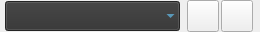
        <widget class="QFrame" name="SLiBSubTypeComboBox_frame">
         <property name="minimumSize">
          <size>
           <width>260</width>
           <height>32</height>
          </size>
         </property>
         <property name="maximumSize">
          <size>
           <width>260</width>
           <height>32</height>
          </size>
         </property>
         <property name="baseSize">
          <size>
           <width>260</width>
           <height>32</height>
          </size>
         </property>
         <property name="styleSheet">
          <string notr="true"/>
         </property>
         <property name="frameShape">
          <enum>QFrame::NoFrame</enum>
         </property>
         <property name="frameShadow">
          <enum>QFrame::Plain</enum>
         </property>
         <property name="lineWidth">
          <number>0</number>
         </property>
         <layout class="QHBoxLayout" name="horizontalLayout_13">
          <property name="spacing">
           <number>0</number>
          </property>
          <property name="margin">
           <number>0</number>
          </property>
          <item>
           <widget class="QComboBox" name="SLiBSubTypeComboBox">
            <property name="enabled">
             <bool>true</bool>
            </property>
            <property name="sizePolicy">
             <sizepolicy hsizetype="Fixed" vsizetype="Fixed">
              <horstretch>0</horstretch>
              <verstretch>0</verstretch>
             </sizepolicy>
            </property>
            <property name="minimumSize">
             <size>
              <width>175</width>
              <height>30</height>
             </size>
            </property>
            <property name="maximumSize">
             <size>
              <width>175</width>
              <height>30</height>
             </size>
            </property>
            <property name="baseSize">
             <size>
              <width>175</width>
              <height>30</height>
             </size>
            </property>
            <property name="font">
             <font>
              <family>Lucida Grande</family>
              <pointsize>-1</pointsize>
              <weight>50</weight>
              <italic>false</italic>
              <bold>false</bold>
             </font>
            </property>
            <property name="focusPolicy">
             <enum>Qt::ClickFocus</enum>
            </property>
            <property name="styleSheet">
             <string notr="true">background-color: rgb(50, 50, 50);color: rgb(104,204, 255);</string>
            </property>
            <property name="editable">
             <bool>false</bool>
            </property>
            <property name="frame">
             <bool>false</bool>
            </property>
           </widget>
          </item>
          <item>
           <widget class="QWidget" name="SLiBSubTypebutton_Layout" native="true">
            <property name="minimumSize">
             <size>
              <width>70</width>
              <height>32</height>
             </size>
            </property>
            <property name="maximumSize">
             <size>
              <width>70</width>
              <height>32</height>
             </size>
            </property>
            <property name="baseSize">
             <size>
              <width>70</width>
              <height>32</height>
             </size>
            </property>
            <property name="styleSheet">
             <string notr="true">color: rgb(255, 255, 255);</string>
            </property>
            <layout class="QHBoxLayout" name="export_4">
             <property name="spacing">
              <number>0</number>
             </property>
             <property name="margin">
              <number>0</number>
             </property>
             <item>
              <widget class="QWidget" name="widget_14" native="true">
               <property name="minimumSize">
                <size>
                 <width>32</width>
                 <height>32</height>
                </size>
               </property>
               <property name="maximumSize">
                <size>
                 <width>32</width>
                 <height>32</height>
                </size>
               </property>
               <property name="baseSize">
                <size>
                 <width>32</width>
                 <height>32</height>
                </size>
               </property>
               <layout class="QHBoxLayout" name="exportAsset_3">
                <property name="spacing">
                 <number>0</number>
                </property>
                <property name="margin">
                 <number>0</number>
                </property>
                <item>
                 <widget class="QPushButton" name="SLiB_SUBBUTTON_Plus">
                  <property name="enabled">
                   <bool>true</bool>
                  </property>
                  <property name="sizePolicy">
                   <sizepolicy hsizetype="Fixed" vsizetype="Fixed">
                    <horstretch>0</horstretch>
                    <verstretch>0</verstretch>
                   </sizepolicy>
                  </property>
                  <property name="minimumSize">
                   <size>
                    <width>32</width>
                    <height>32</height>
                   </size>
                  </property>
                  <property name="maximumSize">
                   <size>
                    <width>32</width>
                    <height>32</height>
                   </size>
                  </property>
                  <property name="baseSize">
                   <size>
                    <width>32</width>
                    <height>32</height>
                   </size>
                  </property>
                  <property name="toolTip">
                   <string> Add new SubCategory </string>
                  </property>
                  <property name="statusTip">
                   <string/>
                  </property>
                  <property name="whatsThis">
                   <string/>
                  </property>
                  <property name="text">
                   <string notr="true"/>
                  </property>
                  <property name="icon">
                   <iconset>
                    <normaloff>../img/slib_plus_square.png</normaloff>../img/slib_plus_square.png</iconset>
                  </property>
                  <property name="iconSize">
                   <size>
                    <width>32</width>
                    <height>32</height>
                   </size>
                  </property>
                  <property name="+command" stdset="0">
                   <string notr="true">&quot;SLiBBrowserPy.SLiBBrowserCreateSubDir()&quot;</string>
                  </property>
                 </widget>
                </item>
               </layout>
              </widget>
             </item>
             <item>
              <widget class="QWidget" name="widget_15" native="true">
               <property name="minimumSize">
                <size>
                 <width>32</width>
                 <height>32</height>
                </size>
               </property>
               <property name="maximumSize">
                <size>
                 <width>32</width>
                 <height>32</height>
                </size>
               </property>
               <property name="baseSize">
                <size>
                 <width>32</width>
                 <height>32</height>
                </size>
               </property>
               <layout class="QHBoxLayout" name="exportTex_3">
                <property name="spacing">
                 <number>0</number>
                </property>
                <property name="margin">
                 <number>0</number>
                </property>
                <item>
                 <widget class="QPushButton" name="SLiB_SUBBUTTON_Minus">
                  <property name="enabled">
                   <bool>true</bool>
                  </property>
                  <property name="sizePolicy">
                   <sizepolicy hsizetype="Fixed" vsizetype="Fixed">
                    <horstretch>0</horstretch>
                    <verstretch>0</verstretch>
                   </sizepolicy>
                  </property>
                  <property name="minimumSize">
                   <size>
                    <width>32</width>
                    <height>32</height>
                   </size>
                  </property>
                  <property name="maximumSize">
                   <size>
                    <width>32</width>
                    <height>32</height>
                   </size>
                  </property>
                  <property name="baseSize">
                   <size>
                    <width>32</width>
                    <height>32</height>
                   </size>
                  </property>
                  <property name="toolTip">
                   <string> Remove SubCategory </string>
                  </property>
                  <property name="statusTip">
                   <string/>
                  </property>
                  <property name="whatsThis">
                   <string/>
                  </property>
                  <property name="text">
                   <string notr="true"/>
                  </property>
                  <property name="icon">
                   <iconset>
                    <normaloff>../img/slib_minus_square.png</normaloff>../img/slib_minus_square.png</iconset>
                  </property>
                  <property name="iconSize">
                   <size>
                    <width>32</width>
                    <height>32</height>
                   </size>
                  </property>
                  <property name="+command" stdset="0">
                   <string notr="true">&quot;SLiBBrowserPy.SLiBBrowserRemoveSubDir()&quot;</string>
                  </property>
                 </widget>
                </item>
               </layout>
              </widget>
             </item>
            </layout>
           </widget>
          </item>
         </layout>
        </widget>
